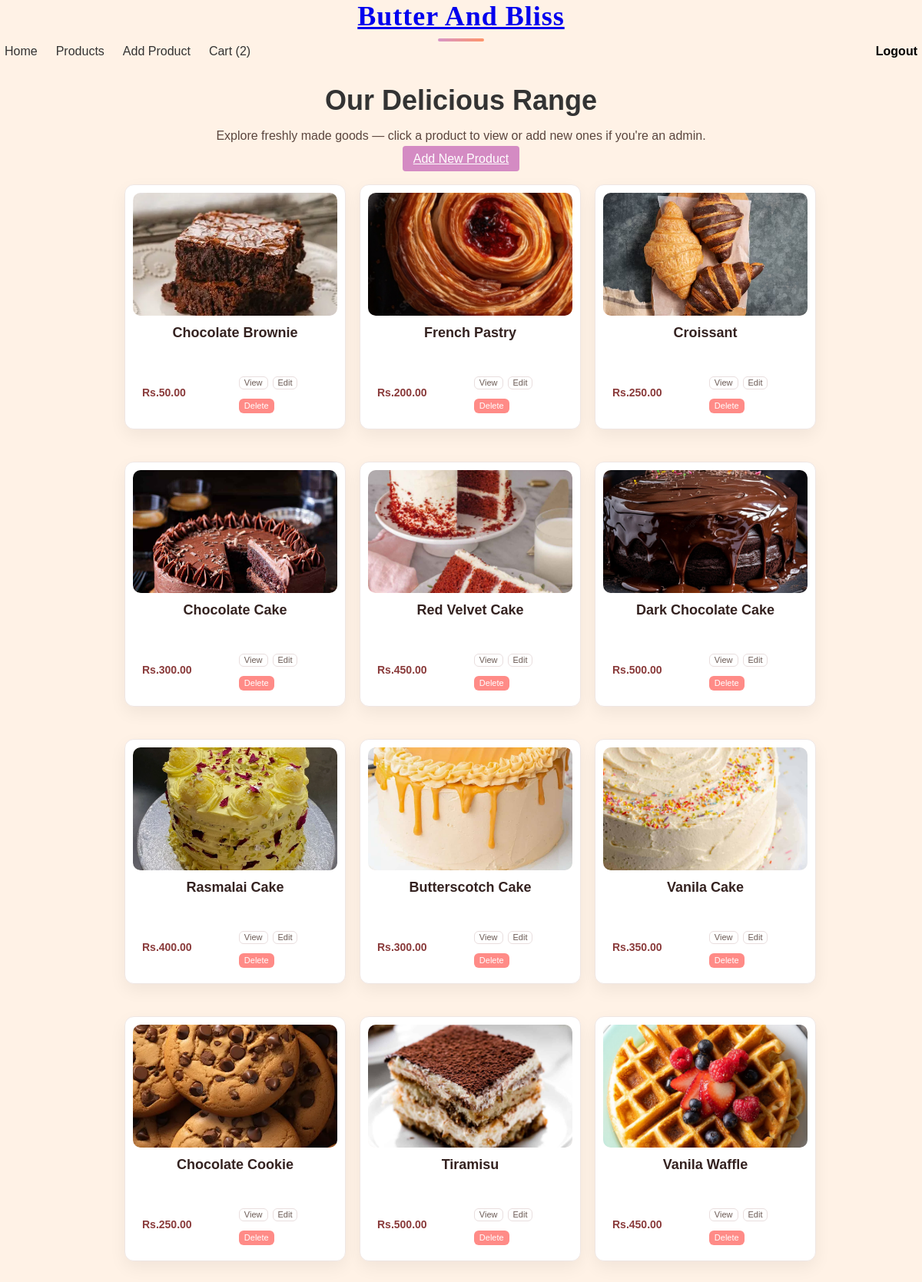
Screenshot of /products/ (signed in) with the database file from the repository.
### Bakery/models.py (models this page shows, shortened)
class Product(models.Model):
    name = models.CharField(max_length=100)
    price = models.DecimalField(max_digits=6, decimal_places=2)
    image = models.ImageField(upload_to='products/', blank=True, null=True)
    description = models.TextField(blank=True)

### Bakery/views.py (the view)
# urls.py: path("products/", views.product_list, name="product_list"),
def product_list(request):
    products = Product.objects.all()
    return render(request, "product_list.html", {"products": products})

### Bakery/context_processors.py (called while the page is built)
def cart_item_count(request):
    if request.user.is_authenticated:
        count = CartItem.objects.filter(user=request.user).count()
    else:
        count = 0
    return {"cart_count": count}

### templates/product_list.html (shortened to what this page needs)
{% extends 'base.html' %}
{% block content %}
    <section class="product-list-hero">
        <h2>Our Delicious Range</h2>
        <p>Explore freshly made goods — click a product to view or add new ones if you're an admin.</p>
        {% if user.is_authenticated %}
            <a class="btn-primary" href="{% url 'add_product' %}">Add New Product</a>
        {% endif %}
    </section>
    <section class="product-grid">
        {% for product in products %}
            <article class="product-card">
                <div class="product-media">
                    {% if product.image %}
                        <img src="{{ product.image.url }}" alt="{{ product.name }}">
                    {% else %}
                        <div class="placeholder">No image</div>
                    {% endif %}
                </div>
                <div class="product-body">
                    <h3 class="product-title">{{ product.name }}</h3>
                </div>
                <div class="product-footer">
                    <span class="price">Rs.{{ product.price }}</span>
                    <div class="actions">
                        <a class="btn-secondary" href="{% url 'product_detail' product.id %}">View</a>
                        {% if user.is_authenticated %}
                            <a class="btn-secondary" href="{% url 'edit_product' product.id %}">Edit</a>
                            <a class="btn-danger" href="{% url 'delete_product' product.id %}" onclick="return confirm('Delete this product?')">Delete</a>
                        {% endif %}
                    </div>
                </div>
            </article>
        {% empty %}
            <p>No products available.</p>
        {% endfor %}
    </section>
{% endblock %}

### Bakery/static/css/style.css (style rules this page uses)
body { font-family: Arial, sans-serif; margin: 0; padding: 0; background: #ac6323; }
body { font-family: Arial, sans-serif; margin: 0; padding: 0; background: #fff2e6 url('') no-repeat center center fixed; background-size: cover; color: #333; }
.product-card { background: #fff; border: 1px solid #efe6e3; margin: 12px; padding: 12px; border-radius: 10px; box-shadow: 0 8px 22px rgba(0,0,0,0.04); width: 100%; box-sizing: border-box; text-align: left; display: flex; flex-direction: column; }
.product-card img { max-width: 100%; height: auto; display: block; border-radius: 8px; }
.btn-primary { background: #d48bc3; color: #fff; border: none; padding: 8px 14px; border-radius: 4px; cursor: pointer; }
.product-card { background: #fff; border-radius: 12px; padding: 10px; box-shadow: 0 8px 22px rgba(0,0,0,0.06); display: flex; flex-direction: column; overflow: hidden; }
.product-media { height: 170px; display: flex; align-items: center; justify-content: center; overflow: hidden; border-radius: 10px; background: #fff6f0; }
.product-media img { width: 100%; height: 100%; object-fit: cover; }
.product-body { padding: 10px 6px; flex: 1; }
.product-title { margin: 0 0 6px; font-size: 18px; color: #342220; text-align: center; font-weight: 800; }
.product-footer { display: flex; align-items: center; justify-content: space-between; margin-top: 12px; gap: 12px; position: relative; flex-wrap: wrap; }
.price { font-weight: 800; color: #8a3b3b; font-size: 14px; min-width: 80px; }
.product-list-hero { text-align: center; margin: 28px 0 6px 0; }
.product-list-hero h2 { font-size: 36px; margin-bottom: 6px; }
.product-list-hero p { color: #5b463e; margin-bottom: 12px; }
.product-grid { display: grid; grid-template-columns: repeat(auto-fit,minmax(220px,1fr)); gap: 18px; margin-top: 12px; }
.product-card { transition: transform .16s ease, box-shadow .16s ease; }
.product-card .product-media { height: 160px; }
.product-card .product-body { padding: 12px; }
.product-card .product-footer { padding: 10px 12px; }
.actions { display: flex; gap: 6px; align-items: center; flex-shrink: 0; margin-left: auto; flex-wrap: wrap; max-width: 48%; }
.btn-secondary { background: #fff; color: #6b5a54; border: 1px solid #e9dede; padding: 2px 6px; border-radius: 6px; text-decoration: none; font-size: 11px; white-space: nowrap; line-height: 1; }
.btn-danger { background: #ff8b87; color: #fff; padding: 4px 7px; border-radius: 6px; text-decoration: none; font-size: 11px; box-shadow: none; border: none; white-space: nowrap; line-height: 1; }
.product-footer .actions > * { margin-top: 6px; }
.product-card .btn-danger { position: relative; z-index: 2; }

### rows the page displays
Product: image (picture), name "Chocolate Brownie", price "50.00"
Product: image (picture), name "French Pastry", price "200.00"
Product: image (picture), name "Croissant", price "250.00"
Product: image (picture), name "Chocolate Cake", price "300.00"
Product: image (picture), name "Red Velvet Cake", price "450.00"
Product: image (picture), name "Dark Chocolate Cake", price "500.00"
Product: image (picture), name "Rasmalai Cake", price "400.00"
Product: image (picture), name "Butterscotch Cake", price "300.00"
Product: image (picture), name "Vanila Cake", price "350.00"
Product: image (picture), name "Chocolate Cookie", price "250.00"
Product: image (picture), name "Tiramisu", price "500.00"
Product: image (picture), name "Vanila Waffle", price "450.00"

### other values shown
{{ cart_count }} "2"
